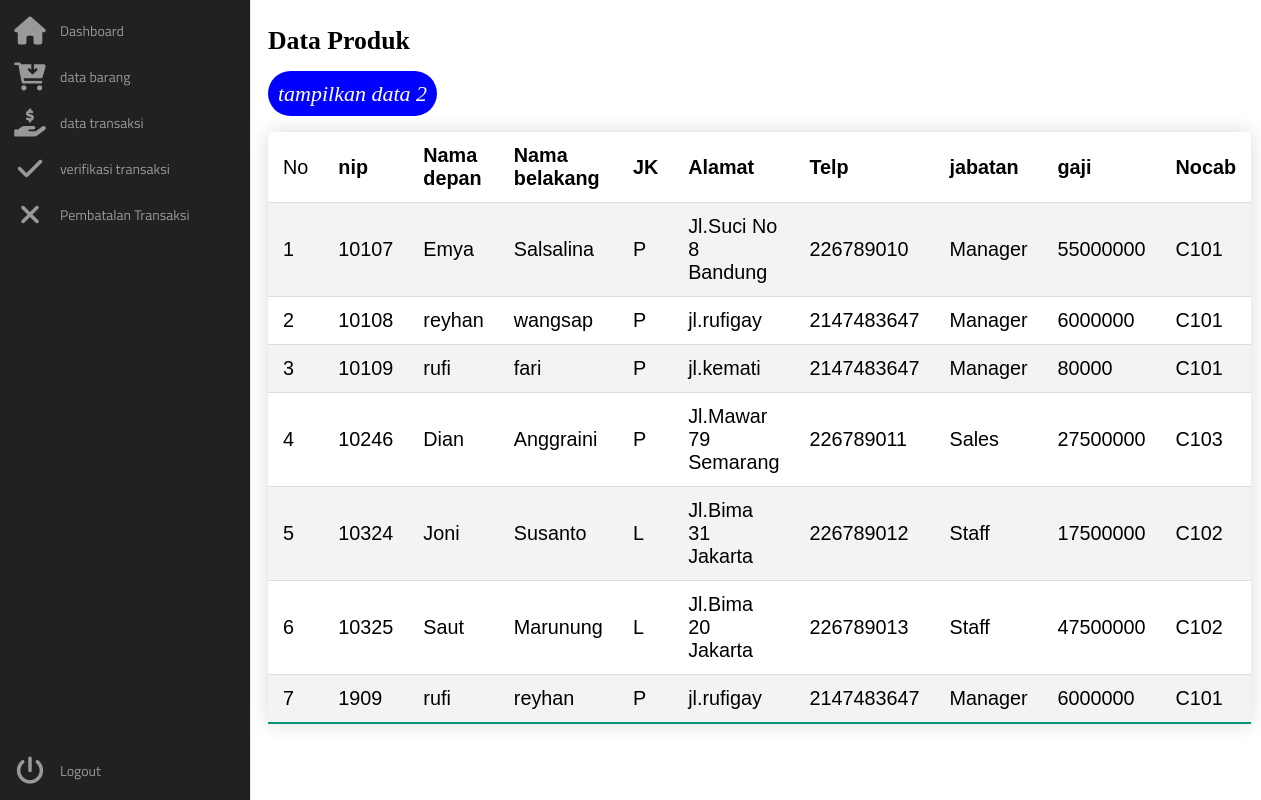
The page /tampilan/index.php on the database its author committed.
### tables this page shows
CREATE TABLE `pegawai_haikal` (
  `nip` char(8) NOT NULL,
  `ndep` varchar(10) DEFAULT NULL,
  `nblk` varchar(10) DEFAULT NULL,
  `jk` char(2) DEFAULT NULL,
  `alamat` varchar(50) DEFAULT NULL,
  `telp` int(11) DEFAULT NULL,
  `jabatan` varchar(10) DEFAULT NULL,
  `gaji` int(11) DEFAULT NULL,
  `nocab` char(7) DEFAULT NULL
);

### function.php (called while the page is built, shortened)
<?php
require 'koneksi.php';
function query($query){
    global $conn;
    $result =mysqli_query($conn, $query);
    $rows = [];
    while($row = mysqli_fetch_assoc($result)){
        $rows[]= $row;
    }
return $rows;
}
?>

### tampilan/index.php (the view, shortened to what this page needs)
<?php
require '../function.php';
$barang = query("SELECT * FROM pegawai_haikal order by nip")
?>
<?php
include '../layout/layoutpenjual.php';?>
        <div class="main1">
            <h3>Data Produk</h3>
            <a href="tampilan2.php" class="tambah"><i>tampilkan data 2</i></a>
            <table class="styled-table">
                <tr>
                    <td>No</td>
                    <th>nip</th>
                    <th>Nama depan</th>
                    <th>Nama belakang</th>
                    <th>JK</th>
                    <th>Alamat </th>
                    <th>Telp</th>
                    <th>jabatan</th>
                    <th>gaji</th>
                    <th>Nocab</th>
                </tr>
                <?php $i = 1;?>
                <?php foreach($barang as $data) : ?>
                <tr>
                    <td><?= $i; ?></td>
                    <td><?= $data['nip']; ?></td>
                    <td><?= $data['ndep']; ?></td>
                    <td><?= $data['nblk']; ?></td>
                    <td><?= $data['jk']; ?></td>
                    <td><?= $data['alamat']; ?></td>
                    <td><?= $data['telp']; ?></td>
                    <td><?= $data['jabatan']; ?></td>
                    <td><?= $data['gaji']; ?></td>
                    <td><?= $data['nocab']; ?></td>
                </tr>
                <?php $i++; ?>
                <?php endforeach;?>
            </table>
        </div>

### layout/layoutpenjual.php (shortened to what this page needs)
<!DOCTYPE html>
<html lang="en">
<head>
    <link rel="stylesheet" href="../style/1style.css">
    <link rel="stylesheet" href="https://cdnjs.cloudflare.com/ajax/libs/font-awesome/6.0.0-beta3/css/all.min.css">
</head>
  <body>
    <div class="area"></div><nav class="main-menu">
            <ul>
                <li>
                    <a href="../penjual/index.php">
                        <i class="fa fa-home fa-2x"></i>
                        <span class="nav-text">
                            Dashboard
                        </span>
                    </a>
                </li>
                <li class="has-subnav">
                    <a href="../penjual/barang.php">
                    <i class="fa fa-cart-arrow-down fa-2x" aria-hidden="true"></i>
                        <span class="nav-text">
                            data barang
                        </span>
                    </a>
                </li>
                <li class="has-subnav">
                    <a href="data_transaksi.php">
                    <i class="fa fa-hand-holding-usd fa-2x"></i>
                        <span class="nav-text">
                            data transaksi
                        </span>
                    </a>
                </li>
                <li class="has-subnav">
                    <a href="verifikasi_penjualan.php">
                    <i class="fa fa-check fa-2x"></i>
                        <span class="nav-text">
                            verifikasi transaksi
                        </span>
                    </a>
                </li>
                <li>
                    <a href="pembatalan.php">
                    <i class="fa fa-times fa-2x" aria-hidden="true"></i>
                        <span class="nav-text">
                            Pembatalan Transaksi
                        </span>
                    </a>
                </li>
            </ul>
            <ul class="logout">
                <li>
                   <a href="../logout.php">
                         <i class="fa fa-power-off fa-2x"></i>
                        <span class="nav-text">
                            Logout
                        </span>
                    </a>
                </li>
            </ul>
        </nav>
  </body>
    </html>
</body>
</html>

### style/1style.css (style rules this page uses)
.fa-2x { font-size: 2em; }
body { background-image: url("https://i.pinimg.com/originals/ec/ed/ff/ecedff129175e421ffb2a94cab310bba.jpg"); }
.fa { position: relative; display: table-cell; width: 60px; height: 36px; text-align: center; vertical-align: middle; font-size: 20px; }
.main-menu { background: #212121; border-right: 1px solid #e5e5e5; position: absolute; top: 0; bottom: 0; height: 100%; position: fixed; left: 0; width: 60px; overflow: hidden; -webkit-transition: width .05s linear; transition: width .05s linear; -webkit-transform: translateZ(0) scale(1, 1); z-index: 1000; }
.main-menu>ul { margin: 7px 0; }
.main-menu li { position: relative; display: block; width: 250px; height: 100%; }
.main-menu li>a { position: relative; display: table; border-collapse: collapse; border-spacing: 0; color: #999; font-family: arial; font-size: 14px; text-decoration: none; -webkit-transform: translateZ(0) scale(1, 1); -webkit-transition: all .1s linear; transition: all .1s linear; }
.main-menu .nav-text { position: relative; display: table-cell; vertical-align: middle; width: 190px; font-family: 'Titillium Web', sans-serif; }
.main-menu>ul.logout { position: absolute; left: 0; bottom: 0; }
nav { -webkit-user-select: none; -moz-user-select: none; -ms-user-select: none; -o-user-select: none; user-select: none; }
nav ul, nav li { outline: 0; margin: 0; padding: 0; }
.main1 { margin-left: 250px; font-size: 22px; padding: 0px 10px; margin-top: 20px; }
table { border-collapse: collapse; width: 100%; border-spacing: 0; border: 0px solid #fff; background: #ffffff; padding: 10px; margin-top: 20px; border-radius: 5px; }
th, td { text-align: left; padding: 18px; }
a.tambah { text-decoration: none; background: blue; padding: 10px; color: #fff; border-radius: 50px; }
i { padding-top: 10px; }
.styled-table th, .styled-table td { padding: 12px 15px; }
.styled-table { border-collapse: collapse; margin: 25px 0; font-size: 0.9em; font-family: sans-serif; min-width: 400px; box-shadow: 0 0 20px rgba(0, 0, 0, 0.15); }
.styled-table tbody tr { border-bottom: 1px solid #dddddd; }
.styled-table tbody tr:nth-of-type(even) { background-color: #f3f3f3; }
.styled-table tbody tr:last-of-type { border-bottom: 2px solid #009879; }

### rows shown on the page
pegawai_haikal: nip "10107", ndep "Emya", nblk "Salsalina", jk "P", alamat "Jl.Suci No 8 Bandung", telp "226789010", jabatan "Manager", gaji "55000000", nocab "C101"
pegawai_haikal: nip "10108", ndep "reyhan", nblk "wangsap", jk "P", alamat "jl.rufigay", telp "2147483647", jabatan "Manager", gaji "6000000", nocab "C101"
pegawai_haikal: nip "10109", ndep "rufi", nblk "fari", jk "P", alamat "jl.kemati", telp "2147483647", jabatan "Manager", gaji "80000", nocab "C101"
pegawai_haikal: nip "10246", ndep "Dian", nblk "Anggraini", jk "P", alamat "Jl.Mawar 79 Semarang", telp "226789011", jabatan "Sales", gaji "27500000", nocab "C103"
pegawai_haikal: nip "10324", ndep "Joni", nblk "Susanto", jk "L", alamat "Jl.Bima 31 Jakarta", telp "226789012", jabatan "Staff", gaji "17500000", nocab "C102"
pegawai_haikal: nip "10325", ndep "Saut", nblk "Marunung", jk "L", alamat "Jl.Bima 20 Jakarta", telp "226789013", jabatan "Staff", gaji "47500000", nocab "C102"
pegawai_haikal: nip "1909", ndep "rufi", nblk "reyhan", jk "P", alamat "jl.rufigay", telp "2147483647", jabatan "Manager", gaji "6000000", nocab "C101"
